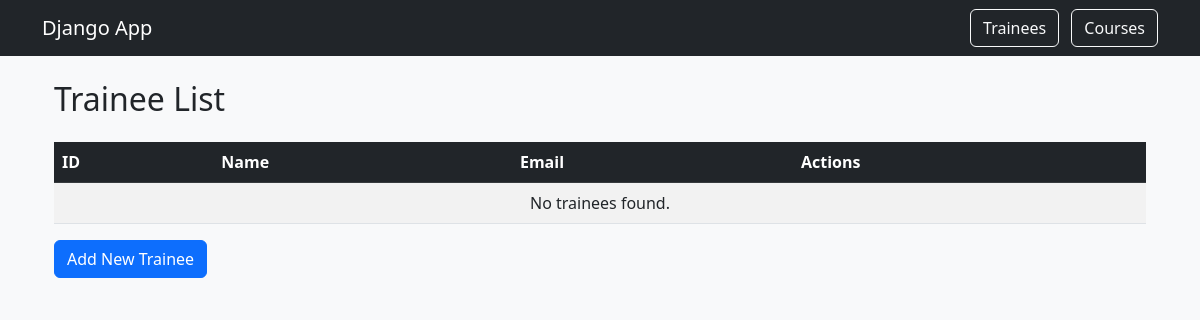
The app's page /trainees/, older data.
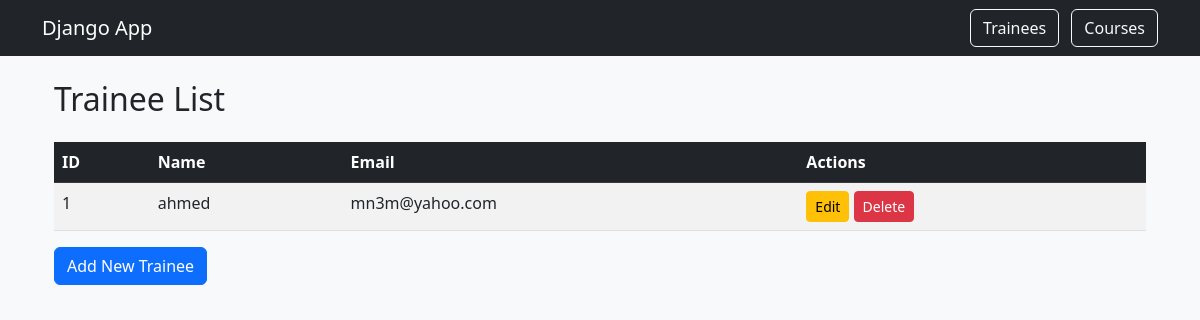
The same page, newer data.
### trainee/models.py (models this page shows)
class Trainee(models.Model):
    name = models.CharField(max_length=100)
    age = models.IntegerField(null=True, blank=True)
    email = models.EmailField(unique=True)

### trainee/views.py (the view)
# urls.py: path('', trainee_list, name='trainee_list'),
def trainee_list(request):
    trainees = Trainee.objects.all()
    return render(request, 'trainee/list.html', {'trainees': trainees})

### trainee/templates/trainee/list.html (shortened to what this page needs)
{% extends 'base.html' %}
{% block content %}
<div class="container">
    <h2 class="mb-4">Trainee List</h2>
    <table class="table table-striped">
        <thead class="table-dark">
            <tr>
                <th>ID</th>
                <th>Name</th>
                <th>Email</th>
                <th>Actions</th>
            </tr>
        </thead>
        <tbody>
            {% for trainee in trainees %}
            <tr>
                <td>{{ trainee.id }}</td>
                <td>{{ trainee.name }}</td>
                <td>{{ trainee.email }}</td>
                <td>
                    <a class="btn btn-warning btn-sm" href="{% url 'trainee_update' trainee.id %}">Edit</a>
                    <a class="btn btn-danger btn-sm" href="{% url 'trainee_delete' trainee.id %}">Delete</a>
                </td>
            </tr>
            {% empty %}
            <tr>
                <td colspan="4" class="text-center">No trainees found.</td>
            </tr>
            {% endfor %}
        </tbody>
    </table>
    <a class="btn btn-primary" href="{% url 'trainee_add' %}">Add New Trainee</a>
</div>
{% endblock %}

### templates/base.html (shortened to what this page needs)
<!DOCTYPE html>
<html lang="en">
<head>
    <link rel="stylesheet" href="https://cdn.jsdelivr.net/npm/bootstrap@5.3.0/dist/css/bootstrap.min.css">
</head>
<body class="bg-light">
    <nav class="navbar navbar-dark bg-dark">
        <div class="container">
            <a class="navbar-brand" href="#">Django App</a>
            <div>
                <a class="btn btn-outline-light me-2" href="{% url 'trainee_list' %}">Trainees</a>
                <a class="btn btn-outline-light" href="{% url 'course_list' %}">Courses</a>
            </div>
        </div>
    </nav>
    <div class="container mt-4">
        {% block content %}
        {% endblock %}
    </div>
</body>
</html>

Row changes from the older to the newer data that the page shows:
added Trainee: id "1", name "ahmed", email "mn3m@yahoo.com"
Text that changed along with them:
text no longer shown: "No trainees found."
